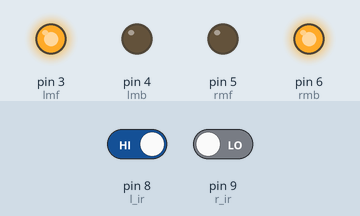
Recording of a sketch running on a simulated Arduino Uno, built with avr-gcc and run on an emulated ATmega328P. On the bench: output pins drawn as LEDs (lit = HIGH). The test bench sets the inputs (shaded band); at power-on: pin 8 (l_ir) HIGH, pin 9 (r_ir) LOW. Pins used as bus, display or sensor lines are not drawn.

Above: at 1.2 s.
1.3 s: pin 8 (l_ir) driven LOW
At 2.5 s:
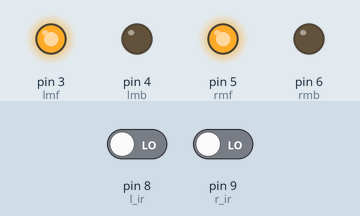
2.8 s: pin 9 (r_ir) driven HIGH
At 3.7 s:
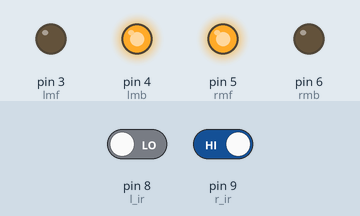
4.3 s: pin 8 (l_ir) driven HIGH
At 4.8 s:
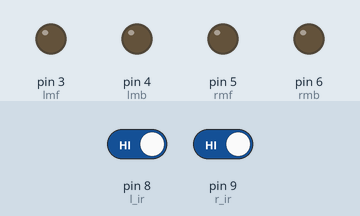
5.8 s: pin 9 (r_ir) driven LOW
At 7.2 s:
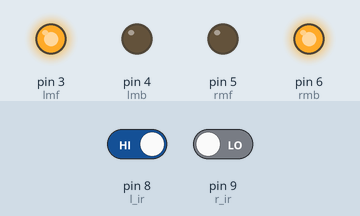
Timing chart, 0 to 8.3 s (numbered marks = the images above; inputs shaded):
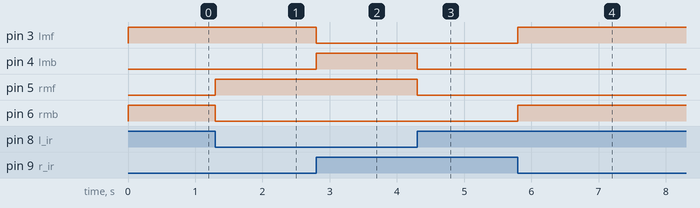

The sketch:

LFR.ino
```cpp
// Line Following Robot Code

// IR sensor pins
int l_ir = 8;  // Left IR sensor connected to digital pin 8
int r_ir = 9;  // Right IR sensor connected to digital pin 9

// Motor speed control (PWM) pins
int s1 = 10;   // Speed control for left motor via PWM (connected to ENA of motor driver)
int s2 = 11;   // Speed control for right motor via PWM (connected to ENB of motor driver)

// Motor control pins
int lmf = 3;   // Left motor forward (IN1 or IN3 depending on your wiring)
int lmb = 4;   // Left motor backward (IN2 or IN4)
int rmf = 5;   // Right motor forward (IN1 or IN3)
int rmb = 6;   // Right motor backward (IN2 or IN4)

// Speed value (0-255)
int speed = 65;

void setup() {
  Serial.begin(9600);  // Initialize serial monitor for debugging

  // Set IR sensor pins as input
  pinMode(l_ir, INPUT);
  pinMode(r_ir, INPUT);

  // Set speed of motors using PWM
  analogWrite(s1, speed);  // Set speed for left motor
  analogWrite(s2, speed);  // Set speed for right motor

  // Set motor control pins as output
  pinMode(lmf, OUTPUT);  // Left motor forward pin
  pinMode(lmb, OUTPUT);  // Left motor backward pin
  pinMode(rmf, OUTPUT);  // Right motor forward pin
  pinMode(rmb, OUTPUT);  // Right motor backward pin
}

void loop() {
  // Read IR sensor values (0 = black line detected, 1 = white surface)
  int l_ir_input = digitalRead(l_ir);
  int r_ir_input = digitalRead(r_ir);

  if (l_ir_input == 0 && r_ir_input == 0) {
    // Both sensors on line → Go forward
    go_forward();
  }
  else if (l_ir_input == 1 && r_ir_input == 0) {
    // Left sensor off line, right sensor on line → Turn right
    go_right();
  }
  else if (l_ir_input == 0 && r_ir_input == 1) {
    // Right sensor off line, left sensor on line → Turn left
    go_left();
  }
  else if (l_ir_input == 1 && r_ir_input == 1) {
    // Both sensors off line → Stop
    stop();
  }
}

// Move forward: both motors forward
void go_forward() {
  digitalWrite(rmf, HIGH);  // Right motor forward
  digitalWrite(lmf, HIGH);  // Left motor forward
  digitalWrite(rmb, LOW);   // Right motor not backward
  digitalWrite(lmb, LOW);   // Left motor not backward
}

// Stop all motors
void stop() {
  digitalWrite(rmf, LOW);
  digitalWrite(lmf, LOW);
  digitalWrite(rmb, LOW);
  digitalWrite(lmb, LOW);
}

// Turn right: left motor forward, right motor backward
void go_right() {
  digitalWrite(rmf, LOW);   // Right motor stop / reverse
  digitalWrite(rmb, HIGH);  // Right motor backward
  digitalWrite(lmf, HIGH);  // Left motor forward
  digitalWrite(lmb, LOW);   // Left motor not backward
}

// Turn left: right motor forward, left motor backward
void go_left() {
  digitalWrite(rmf, HIGH);  // Right motor forward
  digitalWrite(rmb, LOW);   // Right motor not backward
  digitalWrite(lmf, LOW);   // Left motor stop / reverse
  digitalWrite(lmb, HIGH);  // Left motor backward
}
```

Measured:
- after the input at 1.3 s, pin 5 (rmf): LOW → HIGH at once; pin 6 (rmb): HIGH → LOW at once
- after the input at 2.8 s, pin 3 (lmf): HIGH → LOW at once; pin 4 (lmb): LOW → HIGH at once
- after the input at 4.3 s, pin 4 (lmb), pin 5 (rmf): HIGH → LOW at once
- after the input at 5.8 s, pin 3 (lmf), pin 6 (rmb): LOW → HIGH at once
